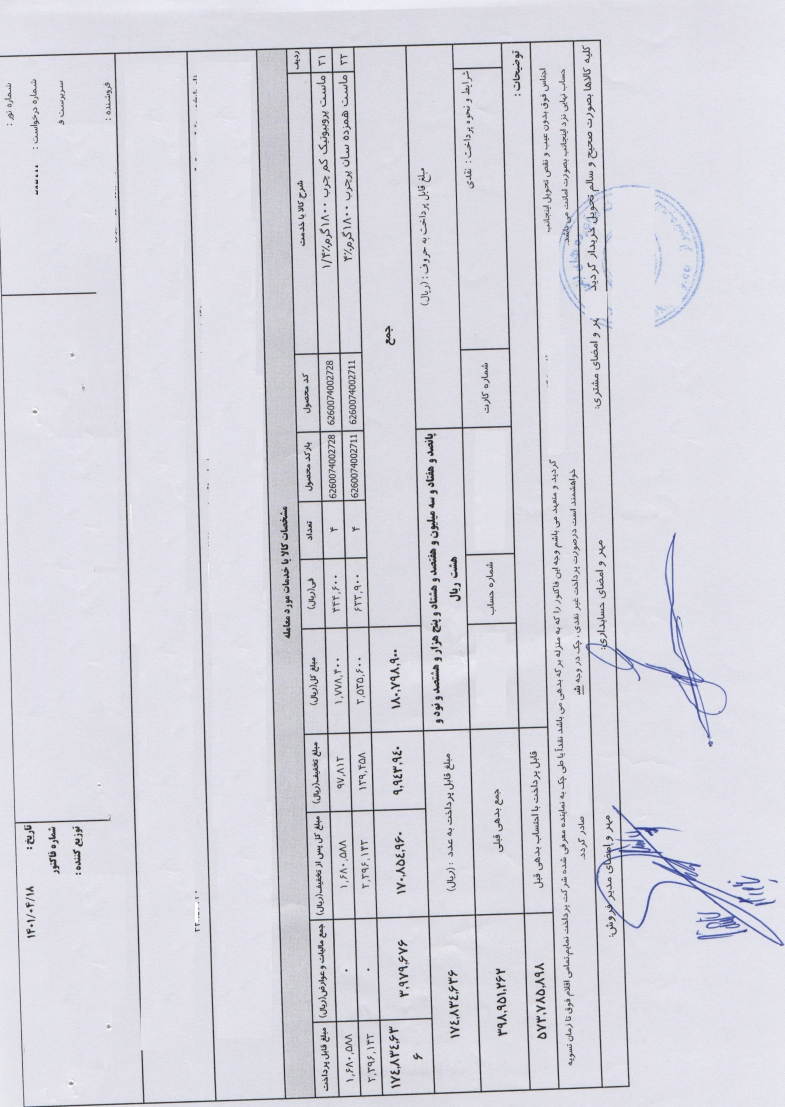
#> input picture logs/resluts_method_2/inputs/input_1.jpeg, 2353 x 3321 px (shown at 1/3 size)
$ python -i app.py   (imports and definitions only)
#> lines starting #> are read from the running program, lines starting #| are printed output that depends on the picture; after the words box and inside, x2 and y2 are one past the last pixel; in counts of white or black regions, pixels touching at a corner belong together
import cv2
import numpy as np
import os
from flask import Flask, request, jsonify
import requests
import math


# [1 line not run here, left out]
MODEL_URI='http://tf_serving:8501/v1/models/saved_model:predict'

model_label2name = {0:'down2up', 1:'up2down' ,2:'right2left',3:'left2right'}
orient2degree = {'right2left': 270, 'left2right': 90, 'up2down': 180, 'down2up': 0}


# [51 lines left out: functions get_oriented_image, affine_image, orient_image, load_and_preprocess_image, determine_score, not called in this run]

def determine_score_wrapper(args):
    return determine_score(*args)


def deskewing_image(oriented_image ,method = 1) : # method 1 --> fast & accurate       |       method 2 --> accrate & fast |
                                         # method 3 --> perfectly accurate but slow ( good for data labeling )

#> called with method = 1
    if method == 3 :
        _, thresh = cv2.threshold(oriented_image, 0, 255, cv2.THRESH_BINARY_INV + cv2.THRESH_OTSU)

        limit = 20
        step = 0.2

        angles = np.arange(-limit, limit + step, step)
        with Pool() as pool: # using pool to optimize inf time
            scores = pool.map(determine_score_wrapper, [(thresh, angle) for angle in angles])

        histograms, actual_scores = zip(*scores)

        best_index = np.argmax(actual_scores)
        best_angle = angles[best_index]

        return best_angle

    elif method == 2 :

        blur = cv2.GaussianBlur(oriented_image, (5, 5), 0)
        org_height , org_width= oriented_image.shape[:2]
        height,width = oriented_image.shape[:2]
        org_center = (width//2, height//2)
        center = (width//2, height//2)
        # threshold image
        _, threshed = cv2.threshold(blur,0,255,cv2.THRESH_BINARY_INV+cv2.THRESH_OTSU)
        # dilate image
        dilate = cv2.dilate(threshed, (35, 35), iterations=3)
        lines = cv2.HoughLinesP(dilate,1,np.pi/180,200,None,150,10)
        rotation_angle = None
        if lines is not None:
            lines_array = np.squeeze(np.array(lines))
            diff_x = lines_array[:, 2] - lines_array[:, 0]
            diff_y = lines_array[:, 3] - lines_array[:, 1]

            slopes = diff_y / (diff_x + 1e-10)
            angles = np.degrees(np.arctan(slopes))

            # Filter based on angles (horizontal filter)

            horizontal_mask = np.abs(angles) < 30

            # Extract horizontal lines based on angle threshold

            horizontal_lines = lines_array[horizontal_mask]
            filtered_angles = angles[horizontal_mask]

            Q1, Q3 = np.percentile(filtered_angles, [25, 75])
            IQR = Q3 - Q1
            lower_bound = Q1 - 1.5 * IQR
            upper_bound = Q3 + 1.5 * IQR

            non_outliers_mask = (filtered_angles >= lower_bound) & (filtered_angles <= upper_bound)

            filtered_angles = filtered_angles[non_outliers_mask]
            final_horizontal_lines = horizontal_lines[non_outliers_mask]

            if len(filtered_angles) != 0:
                rotation_angle = sum(filtered_angles) / len(filtered_angles)
        return rotation_angle


    else : # default --> method 1

        blank = np.zeros((oriented_image.shape[0], oriented_image.shape[1]), dtype=np.uint8)
        kernel = cv2.getStructuringElement(cv2.MORPH_RECT, (25, 25))
        # Binarization
        _, thresh = cv2.threshold(oriented_image, 0, 255, cv2.THRESH_BINARY + cv2.THRESH_OTSU)
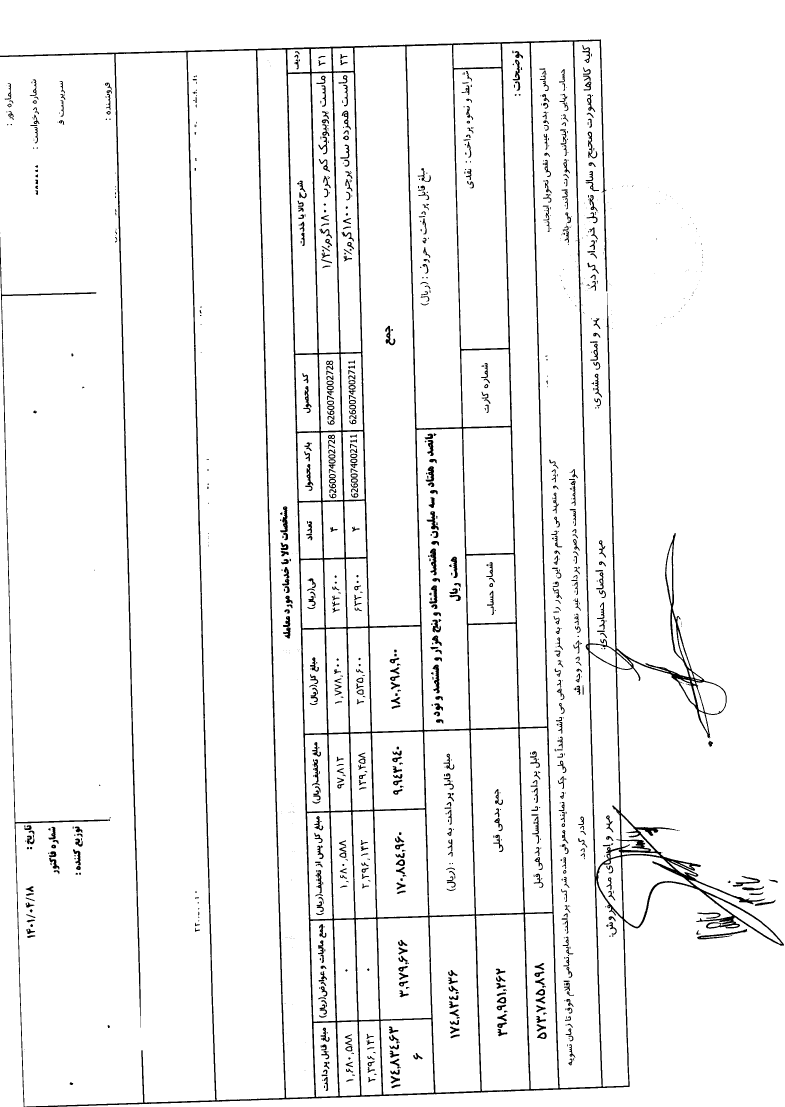
#> thresh: shape (3321, 2353) (shown at 1/3 size); 95.4% white; 1276 black regions (502 under 20 px), largest, box (x1, y1, x2, y2) and area: (0, 118, 2352, 3321) 240250, (2091, 2787, 2242, 2818) 1099, (1290, 1645, 1310, 1726) 926
        opening = cv2.morphologyEx(thresh, cv2.MORPH_OPEN, kernel)
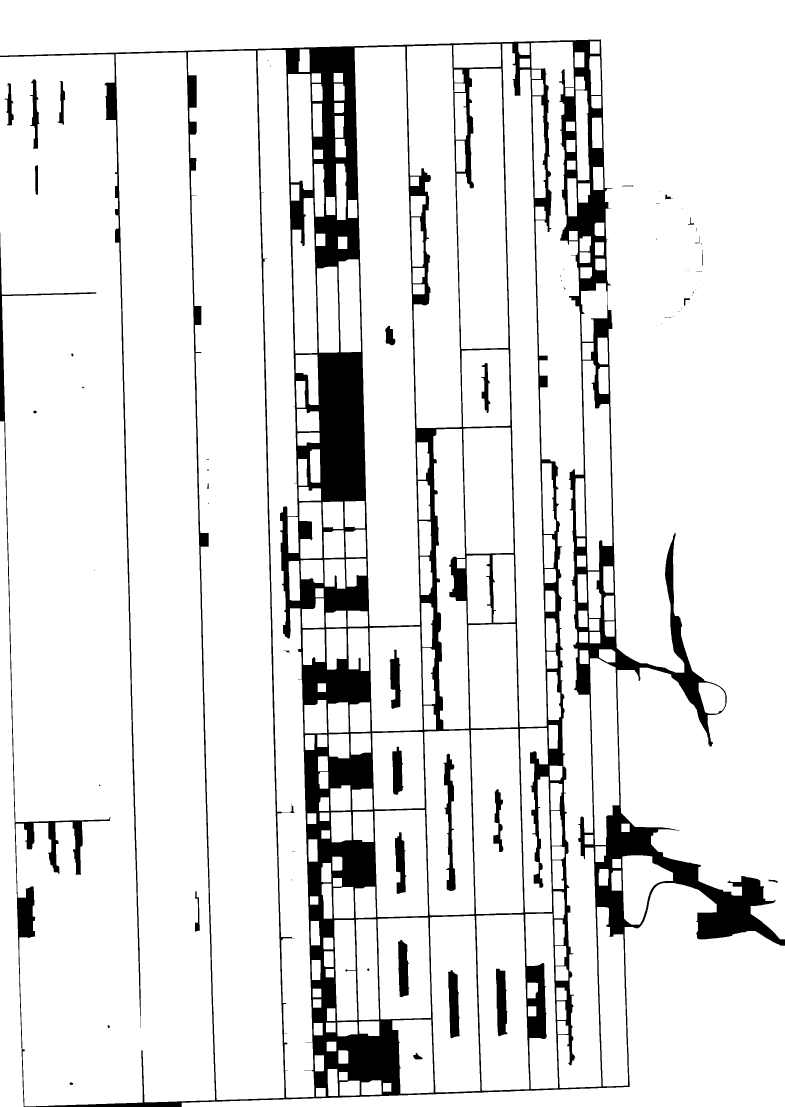
#> opening: shape (3321, 2353) (shown at 1/3 size); 89.7% white; 79 black regions (46 under 20 px), largest, box (x1, y1, x2, y2) and area: (0, 118, 2353, 3321) 758067, (1330, 2261, 1367, 2673) 6605, (1487, 2906, 1523, 3109) 5430
        erosion = cv2.erode(opening, kernel)
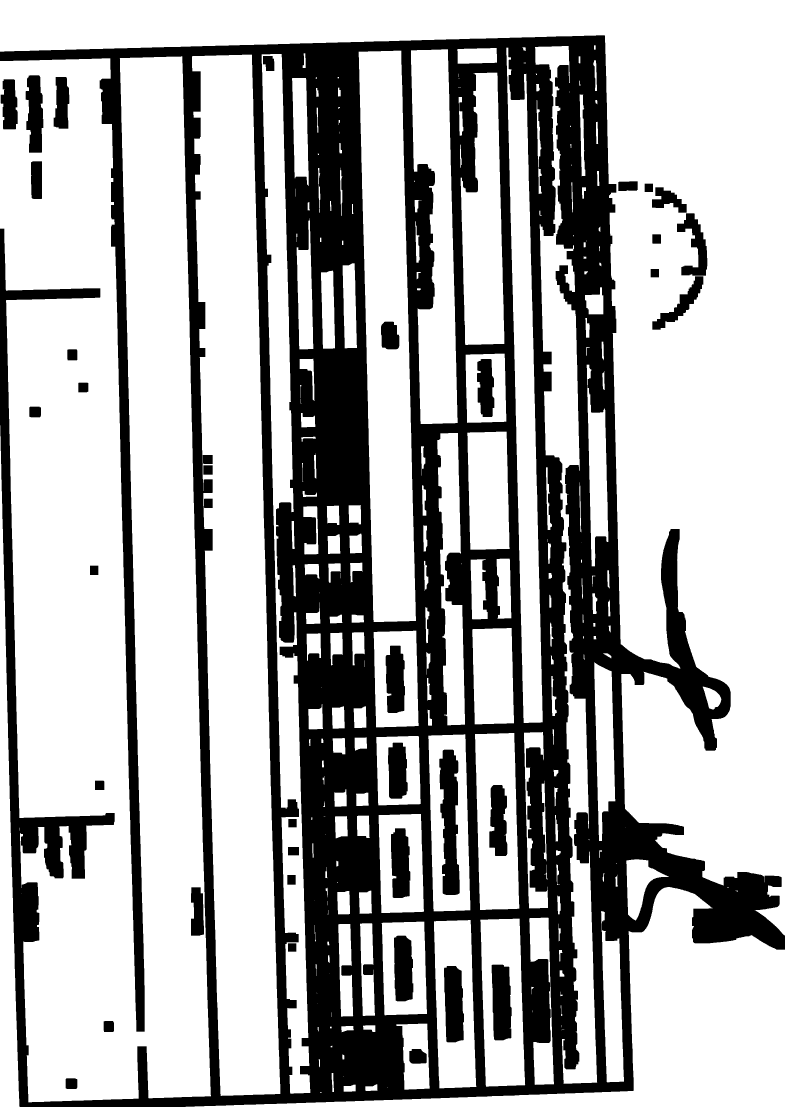
#> erosion: shape (3321, 2353) (shown at 1/3 size); 69.1% white; 38 black regions, largest, box (x1, y1, x2, y2) and area: (0, 106, 2353, 3321) 2246244, (1318, 2249, 1379, 2685) 19541, (1475, 2894, 1535, 3121) 11910
        edges = cv2.Canny(erosion, 80, 240, apertureSize=3)
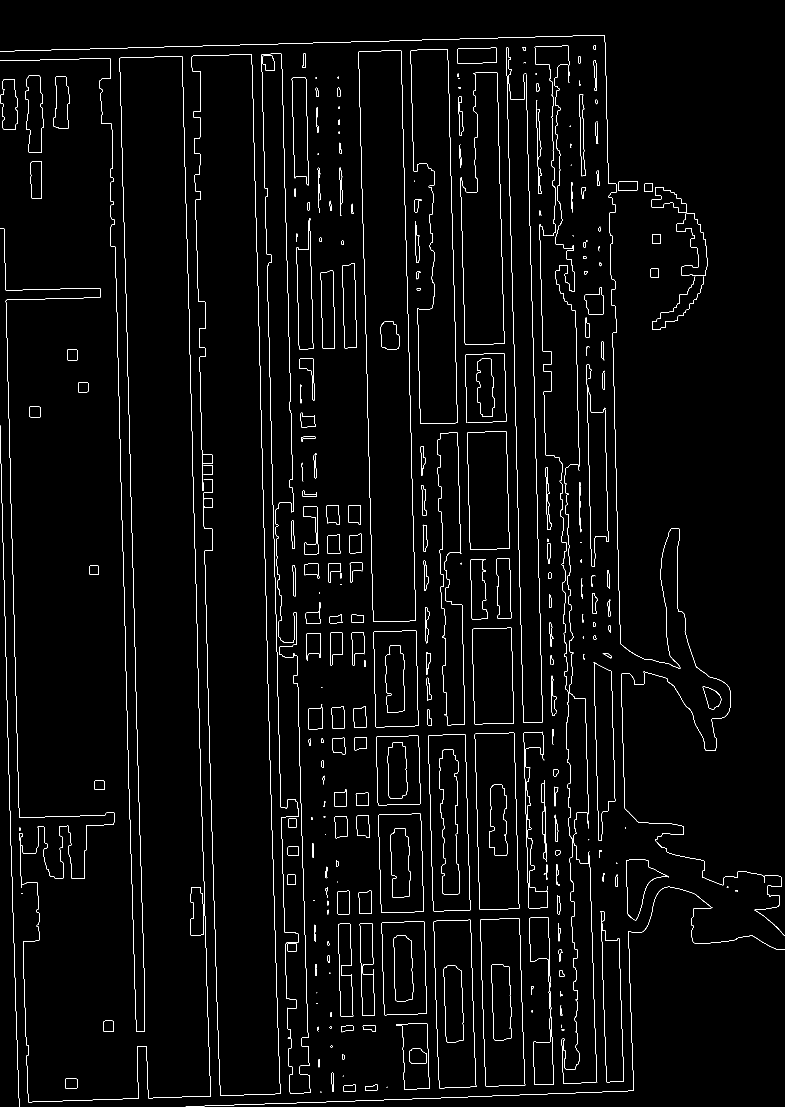
#> edges: shape (3321, 2353) (shown at 1/3 size); 1.5% white in thin lines or dots
        # Hough line transform
        lines = cv2.HoughLinesP(edges, 1, np.pi/180, 200, minLineLength=250, maxLineGap=70)
#> lines = 60 rows, first 6: [557, 3320, 1883, 3273], [57, 3308, 1132, 3270], [1778, 2882, 1791, 3276], [647, 3317, 1544, 3286], [1435, 2612, 1457, 3258], [69, 2846, 85, 3306]
        lines1 = lines[:, 0, :]
#> lines1 has the same summary as lines
        Theta = np.arctan2(lines1[:, 1] - lines1[:, 3], lines1[:, 2] - lines1[:, 0]) * 180/np.pi
#> Theta = 60 values, max 90 at index 6, min -89.1 at index 17, mean -65.84
        # Filter vertical lines
        valid_indices = np.where((Theta >= -35) & (Theta <= 35))
#> valid_indices = ([0, 1, 3, 18, 23, 32, 33, 45, 51],)
        Theta = Theta[valid_indices]
#> Theta = [2.03, 2.02, 1.98, 1.92, 2.01, 1.96, 1.96, 1.95, 2]
        lines1 = lines1[valid_indices]
#> lines1 = [[557, 3320, 1883, 3273], [57, 3308, 1132, 3270], [647, 3317, 1544, 3286], [30, 2454, 418, 2441], [1272, 2765, 1643, 2752], [1032, 2742, 1557, 2724], [934, 2452, 1635, 2428], [1016, 2772, 1310, 2762], [1212, 3267, 1870, 3244]]
        # Rotate
        angle_i, angle = np.histogram(Theta, bins=90)
#> angle_i = 90 values, max 1 at index 0, min 0 at index 1, mean 0.1; angle = 91 values from 1.92 to 2.03
        angle_m = angle_i.argmax()
#> angle_m = 0
        degree = -angle[angle_m]
#> degree = -1.92

        return degree


# [57 lines that did not run here, left out]

# [2 lines not run here, left out]

>>> import cv2
>>> picture = cv2.imread('../../logs/resluts_method_2/inputs/input_1.jpeg', cv2.IMREAD_GRAYSCALE)
>>> result = deskewing_image(picture)
#> result = -1.92

$ run again, on logs/resluts_method_2/inputs/input_2.jpeg
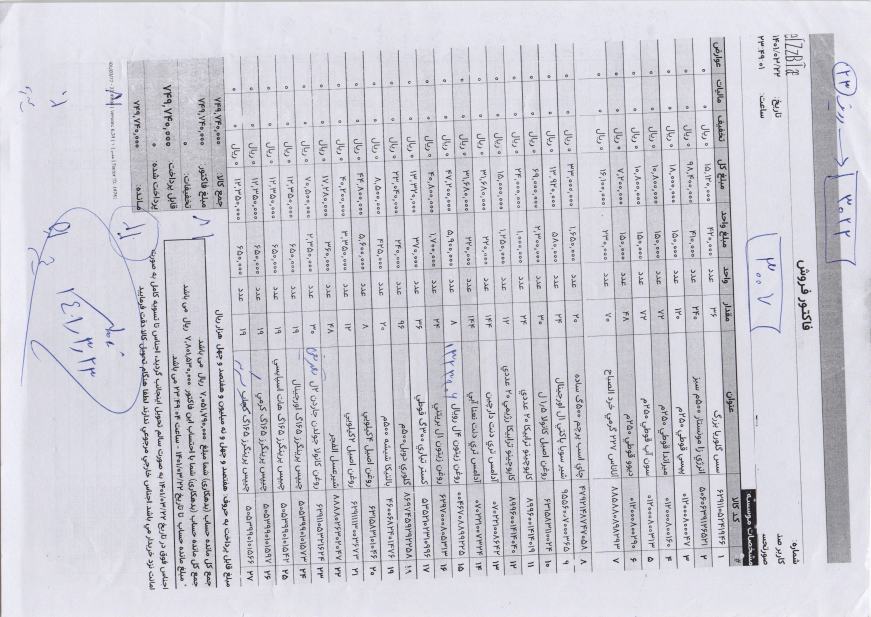
#> input picture logs/resluts_method_2/inputs/input_2.jpeg, 3482 x 2467 px (shown at 1/4 size)
#> in deskewing_image, `_, thresh = cv2.threshold(oriented_image, 0, 255, cv2.THRESH_BINARY + ..`:
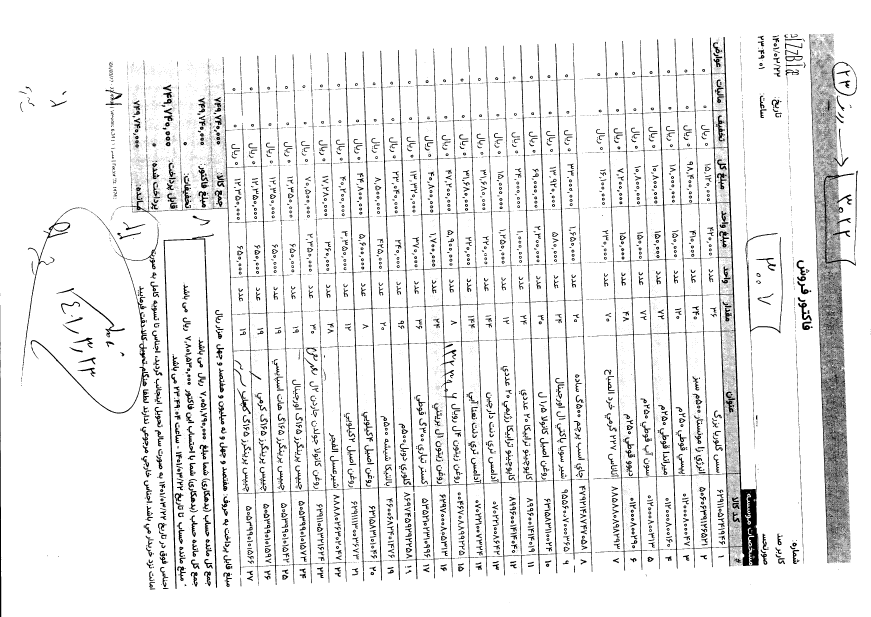
#> thresh: shape (2467, 3482) (shown at 1/4 size); 92% white; 22865 black regions (20530 under 20 px), largest, box (x1, y1, x2, y2) and area: (2381, 148, 3036, 2283) 75654, (3238, 136, 3424, 2253) 68300, (1651, 247, 2234, 2314) 46874
#> opening: shape (2467, 3482); 72.1% white; 71 black regions (38 under 20 px), largest, box (x1, y1, x2, y2) and area: (90, 148, 3074, 2358) 2081381, (3087, 135, 3431, 2253) 241726, (860, 1240, 929, 2348) 20661
#> erosion: shape (2467, 3482); 43.9% white; 692 white regions (124 under 20 px), largest, box (x1, y1, x2, y2) and area: (0, 0, 3482, 2467) 2764631, (120, 846, 556, 1637) 171838, (672, 970, 818, 1464) 42420
#> in deskewing_image, `edges = cv2.Canny(erosion, 80, 240, apertureSize=3)`:
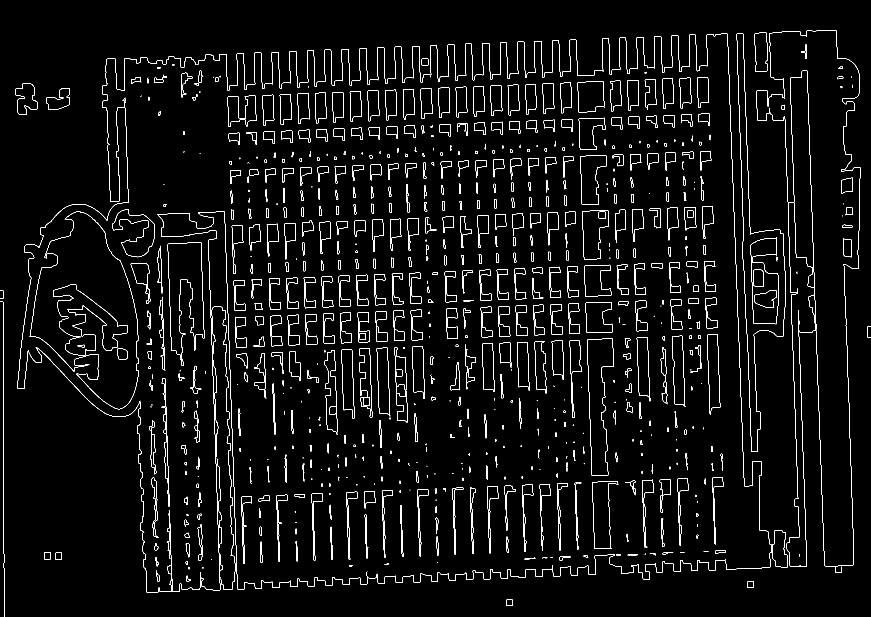
#> edges: shape (2467, 3482) (shown at 1/4 size); 1.8% white in thin lines or dots
#> lines = 195 rows, first 6: [3231, 369, 3292, 2118], [897, 846, 950, 2356], [1901, 605, 1935, 1558], [1199, 634, 1225, 1377], [3160, 313, 3224, 2162], [3133, 313, 3197, 2148]
#> in deskewing_image, `lines1 = lines[:, 0, :]`: lines1 has the same summary as lines
#> in deskewing_image, `Theta = np.arctan2(lines1[:, 1] - lines1[:, 3], lines1[:, 2] - lines1[..`: Theta = 195 values, max 90 at index 71, min -88.22 at index 183, mean -82.05
#> valid_indices = ([165, 166, 171, 174, 182],)
#> in deskewing_image, `Theta = Theta[valid_indices]`: Theta = [2, 1.94, 2.01, 2.04, 2.06]
#> in deskewing_image, `lines1 = lines1[valid_indices]`: lines1 = [[643, 856, 1703, 819], [2485, 2292, 3045, 2273], [586, 2360, 2213, 2303], [2323, 624, 2801, 607], [2293, 846, 2850, 826]]
#> angle_i = 90 values, max 1 at index 0, min 0 at index 1, mean 0.0556; angle = 91 values from 1.94 to 2.06
#> angle_m = 0
#> degree = -1.94
